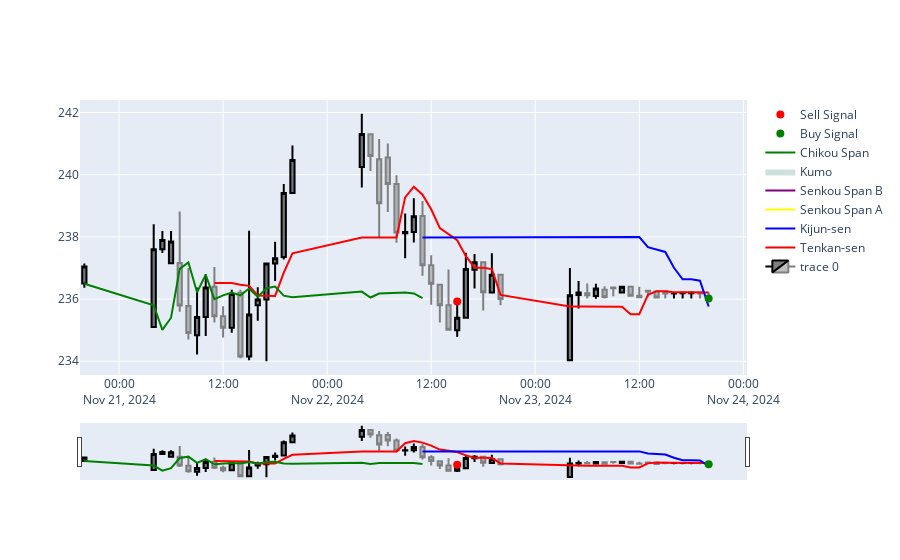

This figure's notebook cell:
### Code cell
import plotly.graph_objects as go

fig = go.Figure(data=[go.Candlestick(x=df.index,
                open=df['Open'],
                high=df['Max'],
                low=df['Min'],
                close=df['Close'],
                increasing_line_color='black',
                decreasing_line_color='grey')])

fig.add_trace(go.Scatter(x=df.index, y=df['Tenkan-sen'], mode='lines', name='Tenkan-sen', line=dict(color='red')))
fig.add_trace(go.Scatter(x=df.index, y=df['Kijun-sen'], mode='lines', name='Kijun-sen', line=dict(color='blue')))

fig.add_trace(go.Scatter(x=df.index, y=df['Senkou Span A'], mode='lines', name='Senkou Span A', line=dict(color='yellow')))
fig.add_trace(go.Scatter(x=df.index, y=df['Senkou Span B'], mode='lines', name='Senkou Span B', line=dict(color='purple')))

fig.add_trace(go.Scatter(x=df.index, y=df['Senkou Span A'], fill='tonexty', fillcolor='rgba(0,100,80,0.2)', line=dict(color='rgba(255,257,255,0)'), name='Kumo'))

fig.add_trace(go.Scatter(x=df.index, y=df['Chikou Span'], mode='lines', name='Chikou Span', line=dict(color='green')))

buySignals = (df['Tenkan-sen'] > df['Kijun-sen']) & (df['Tenkan-sen'].shift(1) <= df['Kijun-sen'].shift(1))
sellSignals = (df['Tenkan-sen'] < df['Kijun-sen']) & (df['Tenkan-sen'].shift(1) >= df['Kijun-sen'].shift(1))

fig.add_trace(go.Scatter(x=df.index[buySignals], y=df['Min'][buySignals], mode='markers', marker=dict(color='green', size=8), name='Buy Signal'))
fig.add_trace(go.Scatter(x=df.index[sellSignals], y=df['Max'][sellSignals], mode='markers', marker=dict(color='red', size=8), name='Sell Signal'))

fig.show()
